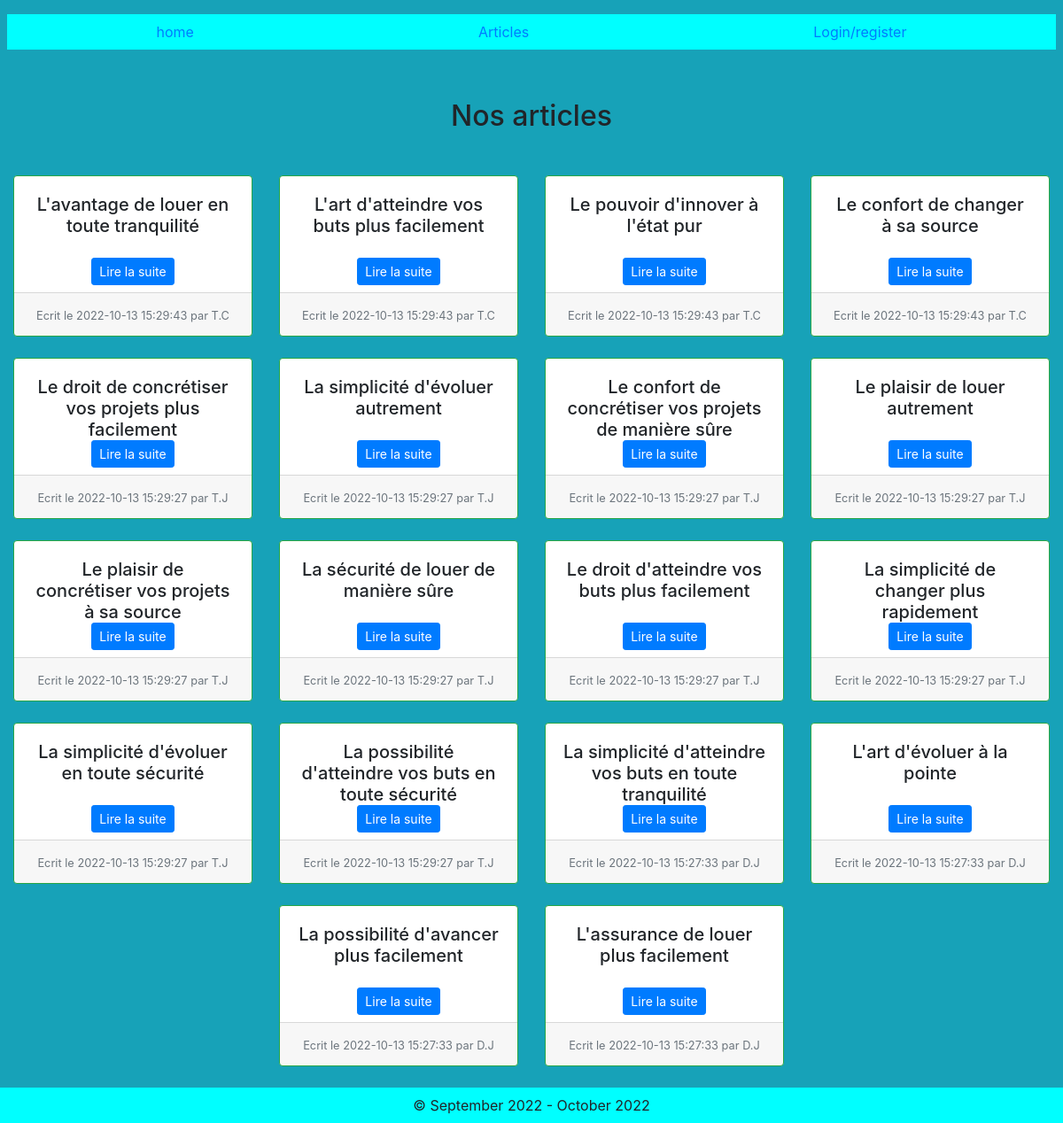
Page /front/src/controllers/articles/listArticles.php on the committed database.
### tables this page shows
CREATE TABLE `articles` (
  `id` int NOT NULL AUTO_INCREMENT,
  `author` varchar(255) DEFAULT NULL,
  `title` varchar(255) NOT NULL,
  `introduction` text NOT NULL,
  `content` text NOT NULL,
  `created_at` datetime NOT NULL,
  PRIMARY KEY (`id`)
);

### front/src/controllers/articles/listArticles.php (called while the page is built, shortened)
<?php
$pdo = Database::connect();
$pdo->setAttribute(PDO::ATTR_ERRMODE, PDO::ERRMODE_EXCEPTION);
$resultats = $pdo->query('SELECT * FROM articles ORDER BY created_at DESC');
$articles = $resultats->fetchAll();
require ('../../pages/articles/listArticles.html.php');
require('../../layout/layout.html.php');

### front/src/pages/articles/listArticles.html.php (the view, shortened to what this page needs)
<h2 class="text-center mb-5">Nos articles</h2>
<div class="card-group text-center justify-content-center">
    <?php foreach ($articles as $article) : ?>
        <div class="col-md-3 mb-4">
            <div class="card h-100 border-success">
                <div class="card-body">
                    <h5 class="card-title" style="height:5vh"><?= $article['title'] ?></h5>
                </div>
                <div class="card-text mb-2">
                    <div class="d-flex justify-content-around">
                        <a href="../../../../front/src/controllers/articles/article.php?id=<?= $article['id'] ?>" class="btn btn-sm btn-primary">Lire la suite</a>
                  </div>
                </div>
                <div class="card-footer">
                    <small class="text-muted">Ecrit le <?= $article['created_at'] ?>
                        <?php if (!empty($article['author'])) : ?>
                            <span class="help-inline"><?php echo " par " . $article['author']; ?></span>
                        <?php endif; ?></small>
                </div>
            </div>
        </div>
    <?php endforeach ?>
</div>

### rows in the picture
articles: title "L'avantage de louer en toute tranquilité", created_at "2022-10-13 15:29:43", author "T.C"
articles: title "L'art d'atteindre vos buts plus facilement", created_at "2022-10-13 15:29:43", author "T.C"
articles: title "Le pouvoir d'innover à l'état pur", created_at "2022-10-13 15:29:43", author "T.C"
articles: title "Le confort de changer à sa source", created_at "2022-10-13 15:29:43", author "T.C"
articles: title "Le droit de concrétiser vos projets plus facilement", created_at "2022-10-13 15:29:27", author "T.J"
articles: title "La simplicité d'évoluer autrement", created_at "2022-10-13 15:29:27", author "T.J"
articles: title "Le confort de concrétiser vos projets de manière sûre", created_at "2022-10-13 15:29:27", author "T.J"
articles: title "Le plaisir de louer autrement", created_at "2022-10-13 15:29:27", author "T.J"
articles: title "Le plaisir de concrétiser vos projets à sa source", created_at "2022-10-13 15:29:27", author "T.J"
articles: title "La sécurité de louer de manière sûre", created_at "2022-10-13 15:29:27", author "T.J"
articles: title "Le droit d'atteindre vos buts plus facilement", created_at "2022-10-13 15:29:27", author "T.J"
articles: title "La simplicité de changer plus rapidement", created_at "2022-10-13 15:29:27", author "T.J"
articles: title "La simplicité d'évoluer en toute sécurité", created_at "2022-10-13 15:29:27", author "T.J"
articles: title "La possibilité d'atteindre vos buts en toute sécurité", created_at "2022-10-13 15:29:27", author "T.J"
articles: title "La simplicité d'atteindre vos buts en toute tranquilité", created_at "2022-10-13 15:27:33", author "D.J"
articles: title "L'art d'évoluer à la pointe", created_at "2022-10-13 15:27:33", author "D.J"
articles: title "La possibilité d'avancer plus facilement", created_at "2022-10-13 15:27:33", author "D.J"
articles: title "L'assurance de louer plus facilement", created_at "2022-10-13 15:27:33", author "D.J"
